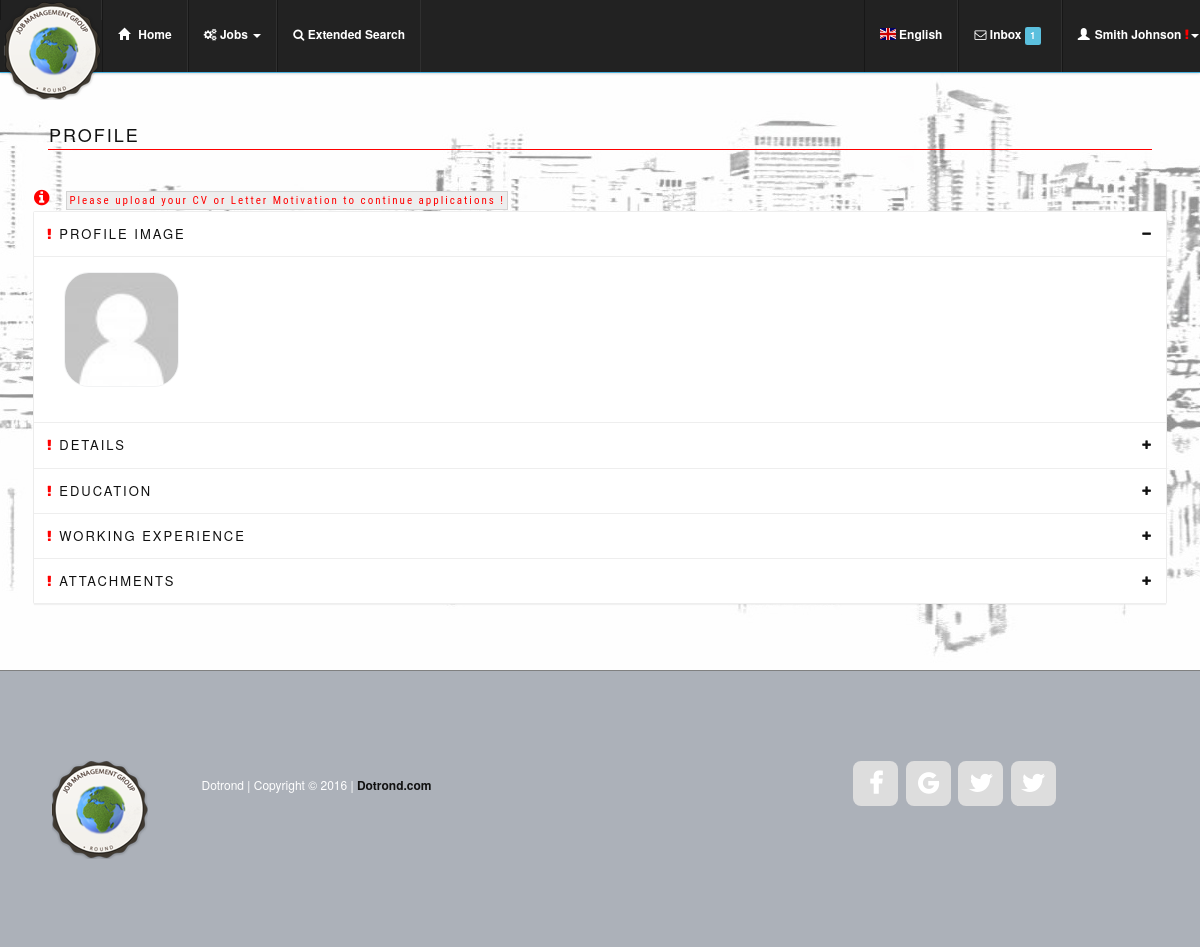
Screenshot of /profile.php (signed in) with the database file from the repository.
### tables this page shows
CREATE TABLE IF NOT EXISTS `language_expressions` (
  `id_lang` int(11) NOT NULL AUTO_INCREMENT,
  `en_expressions` varchar(80) DEFAULT NULL,
  `de_expressions` varchar(80) DEFAULT NULL,
  `fr_expressions` varchar(80) DEFAULT NULL,
  `it_expressions` varchar(80) DEFAULT NULL,
  `rs_expressions` varchar(80) DEFAULT NULL,
  `al_expressions` varchar(80) DEFAULT NULL,
  PRIMARY KEY (`id_lang`),
  UNIQUE KEY `id_lang` (`id_lang`)
);

CREATE TABLE IF NOT EXISTS `languages` (
  `id_language` int(11) NOT NULL AUTO_INCREMENT,
  `lang_code` varchar(8) DEFAULT NULL,
  `img_code` varchar(20) DEFAULT NULL,
  `language` varchar(50) DEFAULT NULL,
  PRIMARY KEY (`id_language`),
  UNIQUE KEY `id_language` (`id_language`)
);

CREATE TABLE IF NOT EXISTS `social_fanpages` (
  `id_fanpage` int(11) NOT NULL AUTO_INCREMENT,
  `company_name` varchar(80) DEFAULT NULL,
  `img_icon` varchar(50) DEFAULT NULL,
  `http_direction` mediumtext,
  `active` tinyint(4) DEFAULT '1',
  PRIMARY KEY (`id_fanpage`),
  UNIQUE KEY `id_fanpage` (`id_fanpage`)
);

### profile.php (the view, shortened to what this page needs)
<?php
require_once('admin/assets/include/functions.php');
$user=$dbj->query('SELECT users.id_user, users.name, users.surname, users.birthday, users.email, users.password, users.date_registered, users.phone_number, users.id_expertise, users.id_expertise, users.id_adress, users.profile_img, users.id_gender, adresses.adress, adresses.city, adresses.postal_code, adresses.id_country, cv_lm.cv_code, cv_lm.lm_code FROM users LEFT JOIN cv_lm ON users.id_user=cv_lm.id_user LEFT JOIN adresses ON users.id_adress=adresses.id_adress LEFT JOIN countries ON adresses.id_country=countries.id_country LEFT JOIN expertises ON expertises.id_expertise=users.id_expertise LEFT JOIN category_expertises ON expertises.id_category=category_expertises.id_cat_expertise  WHERE users.id_user="'.$_SESSION['jbms_front']['id_user'].'"');
$row_user=$user->fetch(PDO::FETCH_ASSOC);
$working_exp = $dbj->query('SELECT DISTINCT working_experiences.id_experience, working_experiences.company_name, category_expertises.'.$_SESSION['jbms_front']['lang_code'].'_expertise_category  AS expertise_category, expertises.'.$_SESSION['jbms_front']['lang_code'].'_expertise_area AS expertise_area, working_experiences.description, working_experiences.start_date, working_experiences.end_date, working_experiences.active FROM working_experiences LEFT JOIN users ON working_experiences.id_user=users.id_user LEFT JOIN expertises ON working_experiences.id_expertise=expertises.id_expertise LEFT JOIN category_expertises ON expertises.id_category=category_expertises.id_cat_expertise WHERE working_experiences.id_user="'.$_SESSION['jbms_front']['id_user'].'"');
$diploma = $dbj->query('SELECT DISTINCT diploma_users.id_diploma_user, diploma_users.id_user, diploma_types.'.$_SESSION['jbms_front']['lang_code'].'_type_diploma AS type_diploma, diploma_users.title_diploma, levels_education.'.$_SESSION['jbms_front']['lang_code'].'_level_education AS level_education, diploma_users.date_started, diploma_users.date_finished, diploma_users.on_load FROM diploma_users LEFT JOIN diploma_types ON diploma_users.id_type_diploma=diploma_types.id_type_diploma  LEFT JOIN levels_education ON diploma_users.id_level_education=levels_education.id_level_education LEFT JOIN users ON diploma_users.id_user=users.id_user WHERE diploma_users.id_user="'.$_SESSION['jbms_front']['id_user'].'"');
switch ($_GET['collapse']) {
default:
$collapse1='in';
break;
}
require_once('admin/assets/css_header_front.php');
?>
<body>
<?php echo include('top_menu.php');?>
<section id="index">
        <div class="row ">
            <div class="col-md-12">
                <div class="margintop100px">
                    <div class="fadeIn wow animated">
                       <h2><?php echo languages($_SESSION['jbms_front']['lang_code'],29);?></h2>
                      <hr class="divider-menu">
                    </div>
                </div>
            </div>
         </div>
    <div class="container">
        <div class="row">
            <h2><?php echo verify_profile('profile');?></h2>
        </div>
      <div class="row">
      <div id="accordion" class="panel-group">
        <div class="panel panel-default">
          <div class="panel-heading">
          <h4 class="panel-title"><a data-toggle="collapse" data-parent="#accordion" href="#image"><?php echo variable_exists($row_user['profile_img'],1);?><?php echo languages($_SESSION['jbms_front']['lang_code'],61);?></a></h4>
          </div>
          <div id="image" class="panel-collapse collapse <?php echo $collapse1;?>">
            <div class="panel-body">
              <div class="form-group col-sm-12 text-left">
                  <form action="post_upload_attachment.php" method="post" enctype="multipart/form-data">
                  <div class="image-upload">
                    <label for="file-input">
                      <?php if(!empty($row_user['profile_img'])){ ?>
                      <img src="<?php echo $_SESSION['jbms_front']['directory_profile_img'].$row_user['profile_img'];?>" alt="client">
                      <?php }else{ ?>
                      <img src="<?php echo $_SESSION['jbms_front']['directory_profile_img'];?>no_photo.jpg" class="borderstyle" width="80" alt="client">
                      <?php } ?>
                    </label>
                  </div>
                </form>
              </div>
            </div>
          </div>
        </div>
        <div class="panel panel-default">
        <div class="panel-heading">
          <h4 class="panel-title">
           <a data-toggle="collapse" data-parent="#accordion" href="#adress" class="collapsed"><?php echo variable_exists($row_user['birthday'], $row_user['id_adress']);?> <?php echo languages($_SESSION['jbms_front']['lang_code'],91);?></a>
          </h4>
        </div>
        </div>
        <div class="panel panel-default">
        <div class="panel-heading">
          <h4 class="panel-title">
            <a data-toggle="collapse" data-parent="#accordion" href="#education" class="collapsed"><?php echo variable_exists($diploma->rowCount(),$diploma->rowCount());?> <?php echo languages($_SESSION['jbms_front']['lang_code'],72);?></a>
          </h4>
        </div>
        </div>
        <div class="panel panel-default">
        <div class="panel-heading">
          <h4 class="panel-title">
           <a data-toggle="collapse" data-parent="#accordion" href="#work_exp" class="collapsed"><?php echo variable_exists($working_exp->rowCount(),1);?> <?php echo languages($_SESSION['jbms_front']['lang_code'],80);?></a>
          </h4>
        </div>
        </div>
        <div class="panel panel-default">
        <div class="panel-heading">
          <h4 class="panel-title">
            <a data-toggle="collapse" data-parent="#accordion" href="#cvlm" class="collapsed"><?php echo variable_exists($row_user['cv_code'], $row_user['lm_code']);?>  <?php echo languages($_SESSION['jbms_front']['lang_code'],83);?></a>
          </h4>
        </div>
    </div>
  </div>
</section>
<?php require_once('admin/footer.php');?>
<?php  require_once('admin/assets/js_bottom_front.php');?>
</body>
</html>

### top_menu.php (shortened to what this page needs)
   <header id="header">
        <nav id="main-nav" class="navbar navbar-default navbar-fixed-top" role="banner">
        <div class="container-custom-grid">
        <div class="collapse navbar-collapse" id="bs-example-navbar-collapse-1">
            <ul class="nav navbar-nav">
                <li class="overlay"><img src="admin/assets/images/logo/logo.png"></li>
                <li class="<?php echo $_SESSION['menu_home'];?>"><a href="index.php?tabmenu=menuhome"><span class="glyphicon glyphicon-home"></span><?php echo languages($_SESSION['jbms_front']['lang_code'],4);?> </a></li>
                <li class="dropdown <?php echo $_SESSION['menu_jobs'];?>"><a href="#" class="dropdown-toggle" data-toggle="dropdown">
                    <i class="fa fa-gears fa-1x" aria-hidden="true"></i><?php echo languages($_SESSION['jbms_front']['lang_code'],5);?><b class="caret"></b></a>
                </li>
                <li class="<?php echo $_SESSION['menu_search'];?>"><a href="extended_search.php?tabmenu=menusearch"><i class="fa fa-search fa-1x" aria-hidden="true"></i><?php echo languages($_SESSION['jbms_front']['lang_code'],1);?></a></li>
                </ul>
             <?php if(!empty($_SESSION['jbms_front']['admin_level']) && $_SESSION['jbms_front']['admin_level']==3){?>
                <ul class="nav navbar-nav navbar-right">
                <?php $emails=$dbj->query('SELECT DISTINCT emails.id_to, emails.id_from, users.name, users.surname, emails.time_message, emails.object_title, emails.active_employee FROM emails LEFT JOIN users ON emails.id_from=users.id_user WHERE (emails.id_to="'.$_SESSION['jbms_front']['id_user'].'" OR emails.id_from="'.$_SESSION['jbms_front']['id_user'].'") AND ((emails.id_from !="'.$_SESSION['jbms_front']['id_user'].'") OR (emails.id_from=emails.id_to)) AND active_employee="1" GROUP BY emails.id_from ORDER BY emails.time_message DESC LIMIT 5'); ?>
                    <li class="dropdown"><a href="#" class="dropdown-toggle" data-toggle="dropdown">
                        <i class="fa fa-envelope-o fa-1x" aria-hidden="true"></i> Inbox <span class="label label-info"><?php echo $emails->rowCount();?></span>
                    </li>
                    <li class="dropdown <?php echo $_SESSION['menu_profile'];?>"><a href="#" class="dropdown-toggle" data-toggle="dropdown"><span
                        class="glyphicon glyphicon-user"></span><?php echo $_SESSION['jbms_front']['name'].' '.$_SESSION['jbms_front']['surname'] ;?><?php echo verify_profile('menu');?><b class="caret"></b></a>
                    </li>
                </ul>
                <?php } ?>
                         <ul class="nav navbar-nav navbar-right">
                          <li class="dropdown"><a href="#" class="dropdown-toggle" data-toggle="dropdown">
                          <?php $lang=$dbj->query('SELECT * FROM languages WHERE lang_code="'.$_SESSION['jbms_front']['lang_code'].'"');
                                $row_lang=$lang->fetch(PDO::FETCH_ASSOC);
                          ?>
                           <span class="flag-icon flag-icon-<?php echo $row_lang['lang_code'];?>"></span> <?php echo $row_lang['language'];?>
                                <?php $language=$dbj->query('SELECT * FROM languages WHERE lang_code="'.$_SESSION['jbms_front']['lang_code'].'"');
                                ?>
                                <?php $languages=$dbj->query('SELECT * FROM languages WHERE lang_code!="'.$_SESSION['jbms_front']['lang_code'].'"'); while($row_langs=$languages->fetch(PDO::FETCH_ASSOC)){ ?>
                                        <li><a href="process_lan.php?lang_code=<?php echo $row_langs['lang_code'];?>&id_language=<?php echo $row_langs['id_language'];?>">
                                            <span class="flag-icon <?php echo $row_langs['img_code'];?>"></span>
                                            <?php echo $row_langs['language'];?></a>
                                        </li>
                                <?php } ?>
                       </li>
                    </ul>
            </div>
        </div>
    </nav>
</header>

### admin/assets/include/functions.php (shortened to what this page needs)
<?php
include('connection.php');
function languages($lang=null, $id){
  global $dbj;
  $exp=$dbj->query('SELECT '.$lang.'_expressions AS word FROM language_expressions WHERE id_lang="'.$id.'"');
  $row_exp=$exp->fetch(PDO::FETCH_ASSOC);
  $word =  trim($row_exp['word']);
  $word_val = filter_var($word, FILTER_SANITIZE_STRING, FILTER_FLAG_STRIP_LOW|FILTER_FLAG_STRIP_HIGH);
  echo ' '.$word_val.' ';
}
function verify_profile($link){
  global $dbj;
  $verify=$dbj->query('SELECT users.email_verification, users.email, users.birthday, cv_lm.cv_code, cv_lm.lm_code FROM users LEFT JOIN cv_lm ON users.id_user=cv_lm.id_user WHERE users.id_user="'.$_SESSION['jbms_front']['id_user'].'"');
  $verify_account=$verify->fetch(PDO::FETCH_ASSOC);
  switch ($link) {
    case 'profile':
      if($verify_account['email_verification']!=1){
      echo '<script type="text/javascript">
      function myFunction() {
      alert("Once you\'ve verified your account, you will be able to apply for the jobs !");
      }
      </script>
      ';
      echo ' <a onclick="myFunction()"> <i class="fa fa-info-circle fa-1x text-error" aria-hidden="true" style="cursor:pointer;"></i> <h7 style="color:red; background:#eeeeee; border:1px solid #D3D3D3; padding:2px; cursor:pointer; margin:8px; width:820px; text-transform: none; font-size:11px;">Please check your email we sent a message to fully activate your account, or resend the verification message link !</h7></a> <a href="post_forgot_pass.php?email='.$verify_account['email'].'&birthday='.$verify_account['birthday'].'&destination=profile.php" class="btn btn-info"> Resend email</a>';
      }else if((empty($verify_account['cv_code'])) || (empty($verify_account['lm_code']))){
      echo ' <a onclick="myFunction()"> <i class="fa fa-info-circle fa-1x text-error" aria-hidden="true" style="cursor:pointer;"></i> <h7 style="color:red; background:#eeeeee; border:1px solid #D3D3D3; padding:2px; cursor:pointer; margin:8px; width:820px; text-transform: none; font-size:11px;">Please upload your CV or Letter Motivation to continue applications !</h7></a>';
      }else{
      return false;
      }
      break;
    case 'menu':
        if((empty($verify_account['cv_code'])) || (empty($verify_account['lm_code']))|| ($verify_account['email_verification']!=1)){
        echo ' <i class="fa fa-exclamation fa-1x text-error" aria-hidden="true"></i>';
        }else{
        return false;
        }
      break;
  }
}
function variable_exists($variable1, $variable2=null){
  if ((empty($variable1)) || (empty($variable2))) {
    echo '<i class="fa fa-exclamation fa-1x text-error" aria-hidden="true"></i>';
  }else{
    echo '<i class="fa fa-check fa-1x text-success" aria-hidden="true"></i>';
  }
}
?>

### admin/footer.php
<?php $pages=$dbj->query('SELECT social_fanpages.company_name,  social_fanpages.img_icon, social_fanpages.http_direction FROM social_fanpages ORDER BY social_fanpages.http_direction');
?>
<footer class="footer" id="footer">
    <div class="container">
        <div class="row">
            <div class="col-md-1 col-sm-1">
                <div class="footer-logo">
                    <a href="index.html">
                        <img src="images/logo.png" alt="">
                    </a>
                </div>
            </div>
            <div class="col-md-4 col-sm-4">
                <div class="copyright">
                         Dotrond | Copyright &copy; 2016 |
                        <a rel="nofollow" href="#" target="_parent">Dotrond.com</a>
                </div>
            </div>
            <div class="col-md-6 col-sm-6">
                <ul class="social-icons">
                <?php
                    while($row_pages=$pages->fetch(PDO::FETCH_ASSOC)){
                ?>
                <li><a href="<?php echo $row_pages['http_direction'];?>" class="<?php echo  $row_pages['img_icon'];?>" target="_new"></a></li>
                <?php } ?>
                </ul>
            </div>
        </div>
    </div>
</footer>

### rows the page displays
language_expressions: en_expressions "Home"
language_expressions: en_expressions "Jobs"
language_expressions: en_expressions "Extended Search"
languages: language "English"
language_expressions: en_expressions "PROFILE"
language_expressions: en_expressions "PROFILE IMAGE"
language_expressions: en_expressions "DETAILS"
language_expressions: en_expressions "EDUCATION"
language_expressions: en_expressions "WORKING EXPERIENCE"
language_expressions: en_expressions "ATTACHMENTS"

### other values shown
$emails->rowCount() "1"
$_SESSION['jbms_front']['name'] "Smith"
$_SESSION['jbms_front']['surname'] "Johnson"
